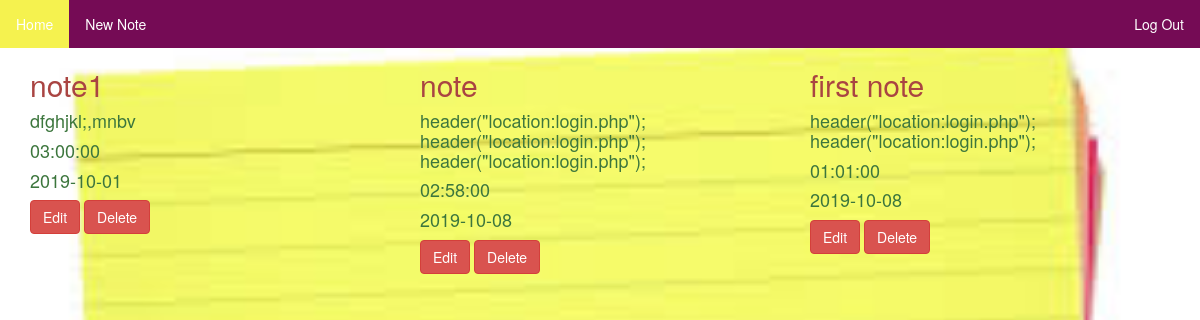
Page /user.php (signed in) on the committed database.
### tables this page shows
CREATE TABLE `note` (
  `id` int(11) NOT NULL,
  `title` varchar(255) NOT NULL,
  `content` varchar(255) NOT NULL,
  `time` time NOT NULL,
  `day` date NOT NULL,
  `user_id` int(11) NOT NULL
);

### user.php (the view, shortened to what this page needs)
<?php include('include/connection.php') ?>
<?php include('include/nav.php') ?>
<?php
$user_id=$_SESSION['user_id'];
$sql = $conn->prepare("SELECT *
from note where user_id=$user_id");
$sql->execute();
$rows = $sql->fetchAll();
?>
<html>
<head>
	<link rel="stylesheet" type="text/css" href="include/style.css">
    <link rel="stylesheet" type="text/css" href="css/bootstrap.min.css">
</head>
<body class="bg">
<div class="container">
  <div class="row">
<?php
                 foreach ($rows as $row){
     echo "<div class='col-sm-4'>";
     echo "<h2 class='text-danger'>" .$row['title']."</h2>";
     echo "<h4 class='text-success'>" .$row['content']."</h4>";
     echo "<h4 class='text-success'>" .$row['time']."</h4>";
     echo "<h4 class='text-success'>" .$row['day']."</h4>";
     echo "<a  class='btn btn-danger' href='updatenote.php?id=$row[id]'>Edit</a>";
     echo "<a  class='btn btn-danger' href='Deletenote.php?id=$row[id]'>Delete</a>";
      echo "</div>";
  }
  ?>
  </div>
 </div>
</body>
</html>

### include/nav.php (shortened to what this page needs)
<html>
<head>
</head>
<body>
<ul class="topnav">
  <li><a class="active" href="index.php">Home</a></li>
  <li><a href="note.php">New Note</a></li>
  <li class="right"><a href="logout.php">Log Out</a></li>
</ul>
</body>
</html>

### include/style.css (style rules this page uses)
* { margin: 0px; padding: 0px; }
body { font-size: 120%; background: #F8F8FF; }
.btn { padding: 10px; font-size: 15px; color: white; background: rgb(224, 52, 153); border: none; border-radius: 5px; }
.bg { background-image:url('images/note.jpg'); -webkit-background-size: cover; -moz-background-size: cover; -o-background-size: cover; background-size: cover; height: 600px; }

### include/nav.php (style rules this page uses)
body { margin: 0; padding: 0; }
ul.topnav { list-style-type: none; margin: 0; padding: 0; overflow: hidden; background-color:rgb(117, 11, 85) ; }
ul.topnav li { float: left; }
ul.topnav li a { display: block; color: white; text-align: center; padding: 14px 16px; text-decoration: none; }
ul.topnav li a.active { background-color: rgb(245, 242, 79); }
ul.topnav li.right { float: right; }

### rows in the picture
note: title "note1", content "dfghjkl;,mnbv", time "03:00:00", day "2019-10-01"
note: title "note", content "header(\"location:login.php\"); header(\"location:login.php\"); header(\"location:login.php\");", time "02:58:00", day "2019-10-08"
note: title "first note", content "header(\"location:login.php\"); header(\"location:login.php\");", time "01:01:00", day "2019-10-08"
